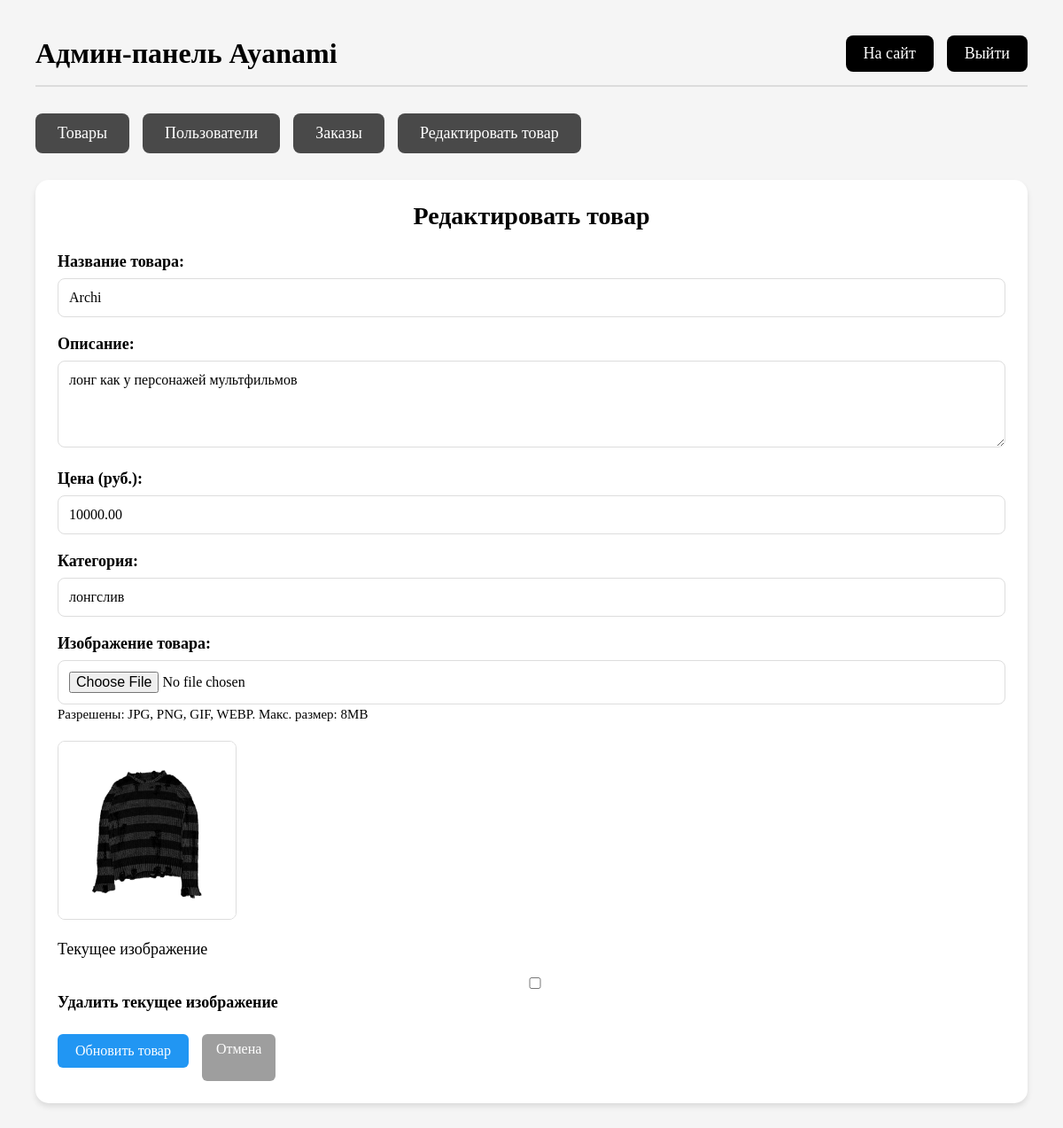
The page /admin/admin.php?action=edit_product&id=8 (signed in) on the database its author committed.
### tables this page shows
CREATE TABLE `products` (
  `id` int NOT NULL,
  `name` varchar(255) NOT NULL,
  `description` text,
  `price` decimal(10,2) NOT NULL,
  `image` varchar(255) DEFAULT NULL,
  `category` varchar(100) DEFAULT NULL,
  `created_at` datetime DEFAULT CURRENT_TIMESTAMP
);

### public/admin/admin.php (the view, shortened to what this page needs)
<?php
require_once '../config.php';
$action = $_GET['action'] ?? '';
$product_id = $_GET['id'] ?? 0;
$editProduct = null;
if ($action === 'edit_product' && $product_id > 0) {
    $stmt = $pdo->prepare("SELECT * FROM products WHERE id = ?");
    $stmt->execute([$product_id]);
    $editProduct = $stmt->fetch(PDO::FETCH_ASSOC);
}
?>
<!DOCTYPE html>
<html lang="ru">
<head>
    <link rel="stylesheet" href="admin.css">
</head>
<body>
    <div class="admin-container">
        <div class="admin-header">
            <h1>Админ-панель Ayanami</h1>
            <div class="admin-header-links">
                <a href="../index.php">На сайт</a>
                <a href="../logout.php">Выйти</a>
            </div>
        </div>
        <div class="admin-nav">
            <a href="#" onclick="showTab('products')">Товары</a>
            <a href="#" onclick="showTab('users')">Пользователи</a>
            <a href="#" onclick="showTab('orders')">Заказы</a>
            <a href="#" onclick="showTab('add-product')"><?= $editProduct ? 'Редактировать товар' : 'Добавить товар' ?></a>
        </div>
        <div id="add-product" class="tab-content <?= ($action === 'edit_product' || $action === 'add_product') ? 'active' : '' ?>">
            <div class="admin-section">
                <h2><?= $editProduct ? 'Редактировать товар' : 'Добавить новый товар' ?></h2>
                <form method="POST" enctype="multipart/form-data" onsubmit="return validateForm()">
                    <div class="form-group">
                        <label for="name">Название товара:</label>
                        <input type="text" id="name" name="name" value="<?= htmlspecialchars($editProduct['name'] ?? '') ?>" required>
                    </div>
                    <div class="form-group">
                        <label for="description">Описание:</label>
                        <textarea id="description" name="description" rows="4"><?= htmlspecialchars($editProduct['description'] ?? '') ?></textarea>
                    </div>
                    <div class="form-group">
                        <label for="price">Цена (руб.):</label>
                        <input type="number" id="price" name="price" step="0.01" min="0" value="<?= $editProduct['price'] ?? '' ?>" required>
                    </div>
                    <div class="form-group">
                        <label for="category">Категория:</label>
                        <input type="text" id="category" name="category" value="<?= htmlspecialchars($editProduct['category'] ?? '') ?>">
                    </div>
                    <div class="form-group">
                        <label for="image">Изображение товара:</label>
                        <input type="file" id="image" name="image" accept="image/jpeg,image/png,image/gif,image/webp">
                        <small>Разрешены: JPG, PNG, GIF, WEBP. Макс. размер: 8MB</small>
                        <?php if ($editProduct && $editProduct['image']): ?>
                            <div class="image-preview">
                                <img src="../<?= htmlspecialchars($editProduct['image']) ?>" alt="Текущее изображение" style="max-width: 200px; margin-top: 10px;">
                                <p>Текущее изображение</p>
                                <label>
                                    <p><input type="checkbox" name="remove_image" value="1" width="10px" style="text-align: left;">Удалить текущее изображение</p>
                                </label>
                            </div>
                        <?php endif; ?>
                    </div>
                    <div class="form-actions">
                        <button type="submit" class="btn btn-add"><?= $editProduct ? 'Обновить товар' : 'Добавить товар' ?></button>
                        <a href="admin.php" class="btn btn-cancel">Отмена</a>
                    </div>
                </form>
            </div>
        </div>
    </div>
</body>
</html>

### public/admin/admin.css (style rules this page uses)
html { height: 100%; scroll-behavior: smooth; background-color: white; }
body { font-family: 'Helmswald'; font-weight: 400; font-size: 18px; margin: 0; padding: 20px; background-color: #f5f5f5; color: black; }
.admin-container { max-width: 1400px; margin: 0 auto; padding: 20px; }
.admin-header { display: flex; justify-content: space-between; align-items: center; margin-bottom: 30px; padding-bottom: 15px; border-bottom: 2px solid rgba(0, 0, 0, 0.1); }
.admin-header h1 { margin: 0; font-size: 32px; color: black; }
.admin-header-links { display: flex; gap: 15px; }
.admin-header-links a { padding: 10px 20px; background: black; color: white; text-decoration: none; border-radius: 8px; transition: background-color 0.3s; }
.admin-nav { display: flex; gap: 15px; margin-bottom: 30px; flex-wrap: wrap; }
.admin-nav a { padding: 12px 25px; background: rgba(0, 0, 0, 0.7); color: white; text-decoration: none; border-radius: 8px; transition: all 0.3s; }
.admin-section { background: white; padding: 25px; border-radius: 15px; margin-bottom: 30px; box-shadow: 0 4px 6px rgba(0, 0, 0, 0.1); }
.admin-section h2 { color: black; text-align: center; font-size: 28px; margin-top: 0; margin-bottom: 25px; }
.btn { padding: 8px 16px; border: none; border-radius: 6px; cursor: pointer; text-decoration: none; display: inline-block; font-family: 'Helmswald'; font-size: 16px; transition: all 0.3s; }
.btn-add { background: #2196F3; color: white; margin-bottom: 15px; padding: 10px 20px; }
.btn-cancel { background: #9e9e9e; color: white; }
.form-group { margin-bottom: 20px; }
.form-group label { display: block; margin-bottom: 8px; font-weight: bold; color: black; }
.form-group input, .form-group textarea, .form-group select { width: 100%; padding: 12px; border: 1px solid #ddd; border-radius: 8px; font-family: 'Helmswald'; font-size: 16px; box-sizing: border-box; }
.form-actions { margin-top: 25px; display: flex; gap: 15px; }
.tab-content { display: none; }
.tab-content.active { display: block; animation: fadeIn 0.3s ease-in; }
.image-preview { margin-top: 10px; }
.image-preview img { max-width: 200px; height: auto; border-radius: 8px; border: 1px solid #ddd; }

### rows shown on the page
products: name "Archi", description "лонг как у персонажей мультфильмов", price "10000.00", category "лонгслив", image (picture)
